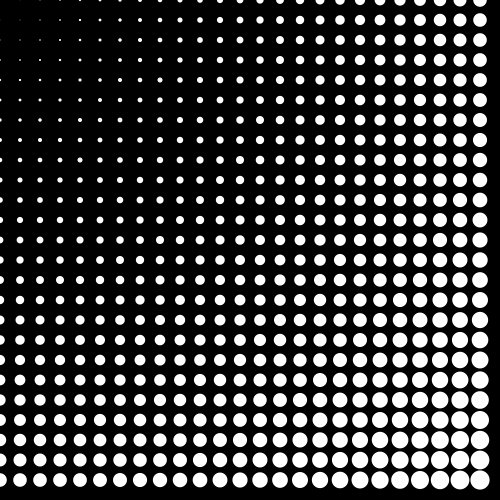
Frame 1 (no input)
Frame 60 (the mouse pressed at the canvas centre just before this capture): identical to frame 1, image omitted
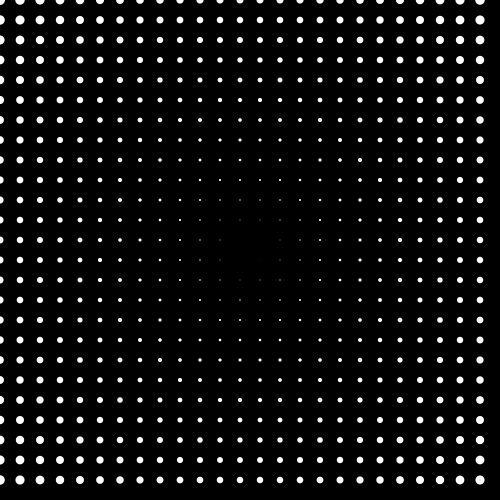
Frame 120 (the mouse held since frame 60 and released just before this capture)

The Processing sketch that drew these frames (run headless with seeded random() and noise(); from frame 60 on, the mouse is pressed at the canvas centre):

// Processing sketch: baseParaEncargo
// ── baseParaEncargo.pde
float espacio;
float radMax;
float porte;
float distMax;
float mod; //esta variable la utilizaremos para modificar cualquier cosa (tamaño, color, etc) basado en la distancia al mouse


void setup() {
  size(500, 500);
  porte = 20;
  espacio=20;
  distMax = dist(0, 0, width, height); //la diagonal del canvas
  mod = 1; // inicializamos la variable, esto no es mandatorio de hacer pero buena practica 
}

void draw() {
  background(0);

  for (int i=0; i<width; i+=espacio) {
    for (int j=0; j<height; j += espacio) {
      mod = dist(mouseX, mouseY, i, j); //calculamos la distancia entre el mouse y cada punto i/j
      mod = mod/distMax * porte; //sacamos un porcentaje(0-1) y multiplicamos por tamano maximo
      
      miDibujo(i, j, mod, mod);//dibujamos nuestra funcion
    }
  }
}

void miDibujo(float x, float y, float sX, float sY) {
  noStroke();
  ellipse(x, y, sX, sY);
}
